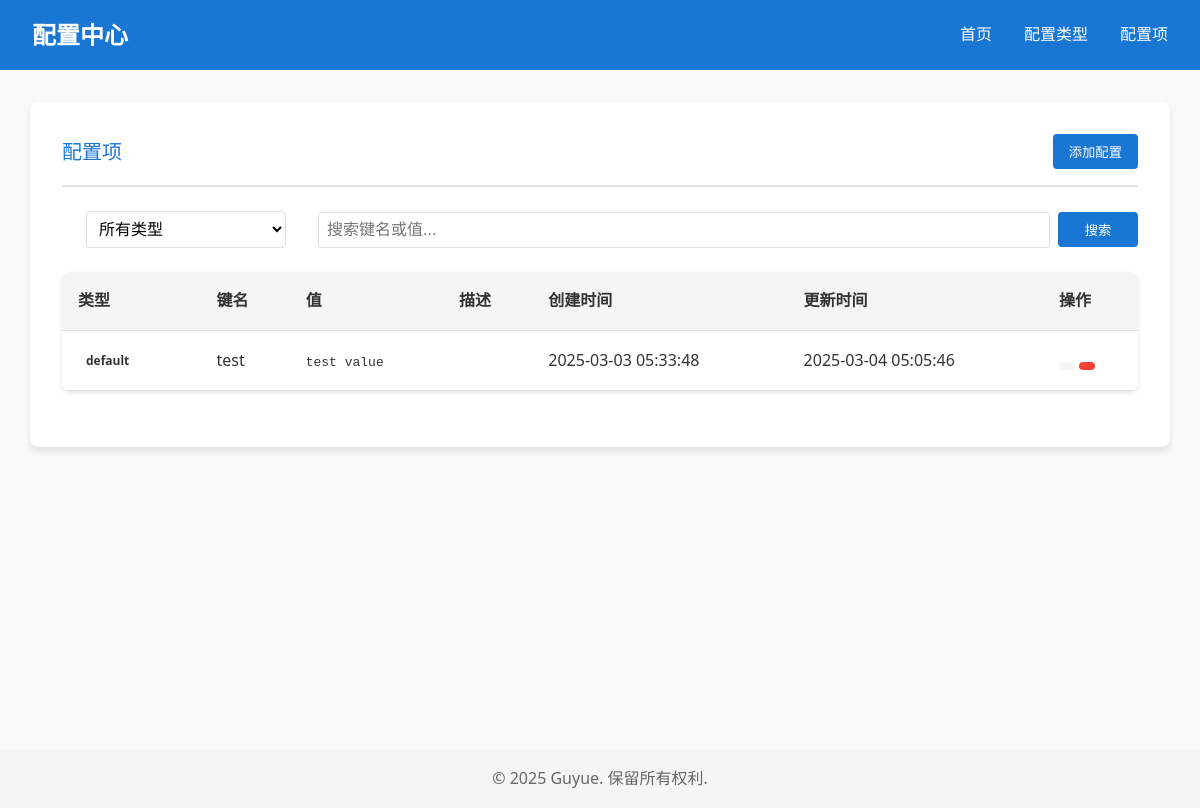
Screenshot of /page/configs with the database file from the repository.
### app/models/config.py (models this page shows, shortened)
class Config(Base):
    __tablename__ = "configs"
    config_id = Column(Integer, primary_key=True, index=True, autoincrement=True)
    type_id = Column(Integer, ForeignKey("types.type_id"), nullable=False)
    key = Column(String, index=True, nullable=False)
    value = Column(String, nullable=False)
    key_description = Column(String, nullable=True)
    created_at = Column(DateTime, default=func.now())
    updated_at = Column(DateTime, default=func.now(), onupdate=func.now())
    type = relationship("Type", back_populates="configs")
    __table_args__ = (
        UniqueConstraint('type_id', 'key', name='uix_type_key'),
    )

### app/models/type.py (models this page shows, shortened)
class Type(Base):
    __tablename__ = "types"
    type_id = Column(Integer, primary_key=True, index=True, autoincrement=True)
    type_name = Column(String, unique=True, index=True, nullable=False)
    description = Column(String, nullable=True)
    created_at = Column(DateTime, default=func.now())
    configs = relationship("Config", back_populates="type", cascade="all, delete-orphan")

### app/api/pages.py (the view)
@page_router.get("/configs", response_class=HTMLResponse)
async def configs_page(
    request: Request,
    type_name: Optional[str] = None,
    key: Optional[str] = None,
    value: Optional[str] = None,
    db: AsyncSession = Depends(get_db)
):
    query = select(Config, Type).join(Type)
    if type_name:
        query = query.where(Type.type_name.contains(type_name))
    if key:
        query = query.where(Config.key.contains(key))
    if value:
        query = query.where(Config.value.contains(value))
    result = await db.execute(query)
    rows = result.all()
    configs = [{
        "config_id": row[0].config_id,
        "type_id": row[0].type_id,
        "key": row[0].key,
        "value": row[0].value,
        "key_description": row[0].key_description,
        "created_at": row[0].created_at,
        "updated_at": row[0].updated_at,
        "type_name": row[1].type_name
    } for row in rows]
    types_result = await db.execute(select(Type))
    types = types_result.scalars().all()
    return templates.TemplateResponse(
        "configs.html",
        {
            "request": request,
            "configs": configs,
            "types": types,
            "current_type": type_name
        }
    )

### app/templates/configs.html (shortened to what this page needs)
{% extends "base.html" %}
{% block content %}
<div class="container">
    <div class="card">
        <div class="card-header">
            <h1 class="card-title">配置项</h1>
            <button class="btn btn-primary" onclick="showAddConfigModal()">
                 添加配置
            </button>
        </div>
        <div class="card-body">
            <div class="search-container mb-4">
                <form class="search-box" action="/page/configs" method="get">
                    <div class="input-group">
                        <span class="input-group-text"></span>
                        <select name="type_name" class="form-control" onchange="this.form.submit()">
                            <option value="">所有类型</option>
                        </select>
                        <span class="input-group-text"></span>
                        <input type="text" name="search" class="form-control" placeholder="搜索键名或值..." value="{{ request.query_params.get('search', '') }}">
                        <button type="submit" class="btn btn-primary">搜索</button>
                    </div>
                </form>
            </div>
            <div class="table-container">
                <table class="table table-hover">
                    <thead>
                        <tr>
                            <th> 类型</th>
                            <th> 键名</th>
                            <th> 值</th>
                            <th> 描述</th>
                            <th> 创建时间</th>
                            <th> 更新时间</th>
                            <th class="text-end">操作</th>
                        </tr>
                    </thead>
                    <tbody>
                        {% for config in configs %}
                        <tr>
                            <td><span class="badge bg-primary">{{ config.type_name }}</span></td>
                            <td>{{ config.key }}</td>
                            <td>
                                <div class="value-container">
                                    <code class="config-value">{{ config.value }}</code>
                                </div>
                            </td>
                            <td>{{ config.key_description }}</td>
                            <td>{{ config.created_at.strftime('%Y-%m-%d %H:%M:%S') }}</td>
                            <td>{{ config.updated_at.strftime('%Y-%m-%d %H:%M:%S') }}</td>
                            <td class="text-end">
                                <div class="btn-group">
                                    <button class="btn btn-sm btn-secondary" data-tooltip="编辑" onclick="showEditConfigModal('{{ config.type_name }}', '{{ config.key }}', '{{ config.value }}', '{{ config.key_description }}')">
                                    </button>
                                    <button class="btn btn-sm btn-danger" data-tooltip="删除" onclick="confirmDeleteConfig('{{ config.type_name }}', '{{ config.key }}')">
                                    </button>
                                </div>
                            </td>
                        </tr>
                        {% endfor %}
                    </tbody>
                </table>
            </div>
        </div>
    </div>
</div>
{% endblock %}

### app/templates/base.html (shortened to what this page needs)
<!DOCTYPE html>
<html lang="zh-CN">
<head>
    <link rel="stylesheet" href="/static/css/style.css">
</head>
<body>
    <header>
        <nav class="navbar">
            <div class="nav-brand">
                <a href="/page/" class="brand-link">配置中心</a>
            </div>
            <div class="nav-menu">
                <ul class="nav-links">
                    <li><a href="/page/" class="nav-link">首页</a></li>
                    <li><a href="/page/types" class="nav-link">配置类型</a></li>
                    <li><a href="/page/configs" class="nav-link">配置项</a></li>
                </ul>
            </div>
        </nav>
    </header>
    <main>
        <div class="container">
            {% block content %}{% endblock %}
        </div>
    </main>
    <footer>
        <div class="container">
            <p>&copy; 2025 Guyue. 保留所有权利.</p>
        </div>
    </footer>
</body>
</html>

### app/static/css/style.css (style rules this page uses)
:root { --primary-color: #1976d2; --primary-light: #63a4ff; --primary-dark: #004ba0; --secondary-color: #f5f5f5; --text-color: #333; --text-light: #666; --border-color: #e0e0e0; --success-color: #4caf50; --warning-color: #ff9800; --danger-color: #f44336; }
* { margin: 0; padding: 0; box-sizing: border-box; }
body { font-family: 'Segoe UI', Tahoma, Geneva, Verdana, sans-serif; line-height: 1.6; color: var(--text-color); background-color: #f9f9f9; }
.container { max-width: 1200px; margin: 0 auto; padding: 0 15px; }
.navbar { display: flex; justify-content: space-between; align-items: center; padding: 1rem 2rem; background-color: var(--primary-color); color: white; }
.nav-brand { display: flex; align-items: center; }
.brand-link { color: white; text-decoration: none; font-size: 1.5rem; font-weight: bold; }
.nav-menu { display: flex; align-items: center; }
.nav-links { display: flex; list-style: none; margin: 0; padding: 0; gap: 2rem; }
.nav-link { color: white; text-decoration: none; font-weight: 500; transition: color 0.3s; }
main { min-height: calc(100vh - 120px); padding: 2rem 0; }
.card { background-color: white; border-radius: 8px; box-shadow: 0 4px 6px rgba(0, 0, 0, 0.1); padding: 2rem; margin-bottom: 2rem; transition: transform 0.2s, box-shadow 0.2s; }
.card-header { display: flex; justify-content: space-between; align-items: center; margin-bottom: 1.5rem; padding-bottom: 1rem; border-bottom: 2px solid var(--border-color); }
.card-title { font-size: 1.5rem; font-weight: 600; color: var(--primary-color); margin: 0; }
.card-title { font-size: 1.25rem; font-weight: 500; }
.table-container { overflow-x: auto; }
.table-container { overflow-x: auto; margin: 1.5rem 0; border-radius: 8px; box-shadow: 0 2px 4px rgba(0,0,0,0.1); }
table { width: 100%; border-collapse: separate; border-spacing: 0; background: white; }
th, td { padding: 1rem; text-align: left; border: none; border-bottom: 1px solid var(--border-color); }
th { font-weight: 600; background-color: var(--secondary-color); color: var(--text-color); }
.btn-group .btn { position: relative; }
.btn-group .btn::before { content: attr(data-tooltip); position: absolute; bottom: 100%; left: 50%; transform: translateX(-50%); padding: 4px 8px; background-color: rgba(0, 0, 0, 0.8); color: white; font-size: 12px; border-radius: 4px; white-space: nowrap; opacity: 0; visibility: hidden; transition: opacity 0.3s, visibility 0.3s; z-index: 1000; }
.btn-group .btn { border-radius: 4px; }
.btn { display: inline-block; padding: 0.5rem 1rem; border-radius: 4px; font-weight: 500; text-align: center; cursor: pointer; transition: all 0.3s; border: none; }
.btn-primary { background-color: var(--primary-color); color: white; }
.btn-secondary { background-color: var(--secondary-color); color: var(--text-color); }
.btn-danger { background-color: var(--danger-color); color: white; }
.btn-sm { padding: 0.25rem 0.5rem; font-size: 0.875rem; }
.form-control { display: block; width: 100%; padding: 0.5rem; font-size: 1rem; border: 1px solid var(--border-color); border-radius: 4px; transition: border-color 0.3s; }
.search-container { margin-bottom: 1.5rem; padding: 0; }
.search-box { display: flex; gap: 1rem; flex-wrap: wrap; align-items: center; width: 100%; }
.search-box select { min-width: 150px; max-width: 200px; }
.search-box .btn { flex-shrink: 0; white-space: nowrap; min-width: 80px; }
.input-group { display: flex; gap: 0.5rem; align-items: center; width: 100%; }
.input-group-text { display: flex; align-items: center; padding: 0.5rem; background: var(--background-light); border-radius: 4px; color: var(--text-light); }
.search-box select { min-width: 150px; max-width: 200px; border-radius: 4px; border: 1px solid var(--border-color); padding: 0.5rem; background: white; }
footer { background-color: var(--secondary-color); padding: 1rem 0; text-align: center; color: var(--text-light); }
.badge { display: inline-block; padding: 0.25rem 0.5rem; font-size: 0.75rem; font-weight: bold; border-radius: 10px; margin-right: 0.5rem; }

### rows the page displays
Config: type_name "default", key "test", value "test value", created_at "2025-03-03 05:33:48", updated_at "2025-03-04 05:05:46"
